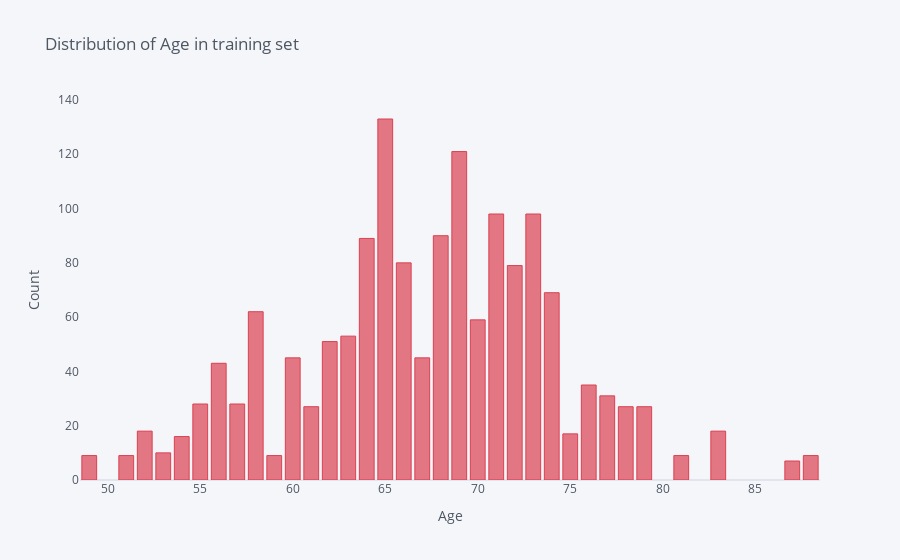

Notebook source saved alongside this figure:
### Code cell
train_df['Age'].value_counts().iplot(kind='bar', 
                                     color='red',
                                     xTitle='Age',
                                     yTitle='Count',
                                     title='Distribution of Age in training set',
                                     opacity=0.7,
                                     showgrid=False)

### Figure 1 — Plotly figure (JSON) as saved in the notebook; plotly's stock layout.template omitted (floating-point values rounded to 4 significant figures)
{"data": [{"marker": {"color": "rgba(219, 64, 82, 0.7)", "line": {"color": "rgba(219, 64, 82, 1.0)", "width": 1}}, "name": "Age", "orientation": "v", "text": "", "type": "bar", "x": [65, 69, 73, 71, 68, 64, 66, 72, 74, 58, 70, 63, 62, 67, 60, 56, 76, 77, 57, 55, 79, 61, 78, 83, 52, 75, 54, 53, 81, 49, 51, 59, 88, 87], "y": [133, 121, 98, 98, 90, 89, 80, 79, 69, 62, 59, 53, 51, 45, 45, 43, 35, 31, 28, 28, 27, 27, 27, 18, 18, 17, 16, 10, 9, 9, 9, 9, 9, 7]}], "layout": {"legend": {"bgcolor": "#F5F6F9", "font": {"color": "#4D5663"}}, "paper_bgcolor": "#F5F6F9", "plot_bgcolor": "#F5F6F9", "title": {"font": {"color": "#4D5663"}, "text": "Distribution of Age in training set"}, "xaxis": {"gridcolor": "#E1E5ED", "showgrid": false, "tickfont": {"color": "#4D5663"}, "title": {"font": {"color": "#4D5663"}, "text": "Age"}, "zerolinecolor": "#E1E5ED"}, "yaxis": {"gridcolor": "#E1E5ED", "showgrid": false, "tickfont": {"color": "#4D5663"}, "title": {"font": {"color": "#4D5663"}, "text": "Count"}, "zerolinecolor": "#E1E5ED"}}}
